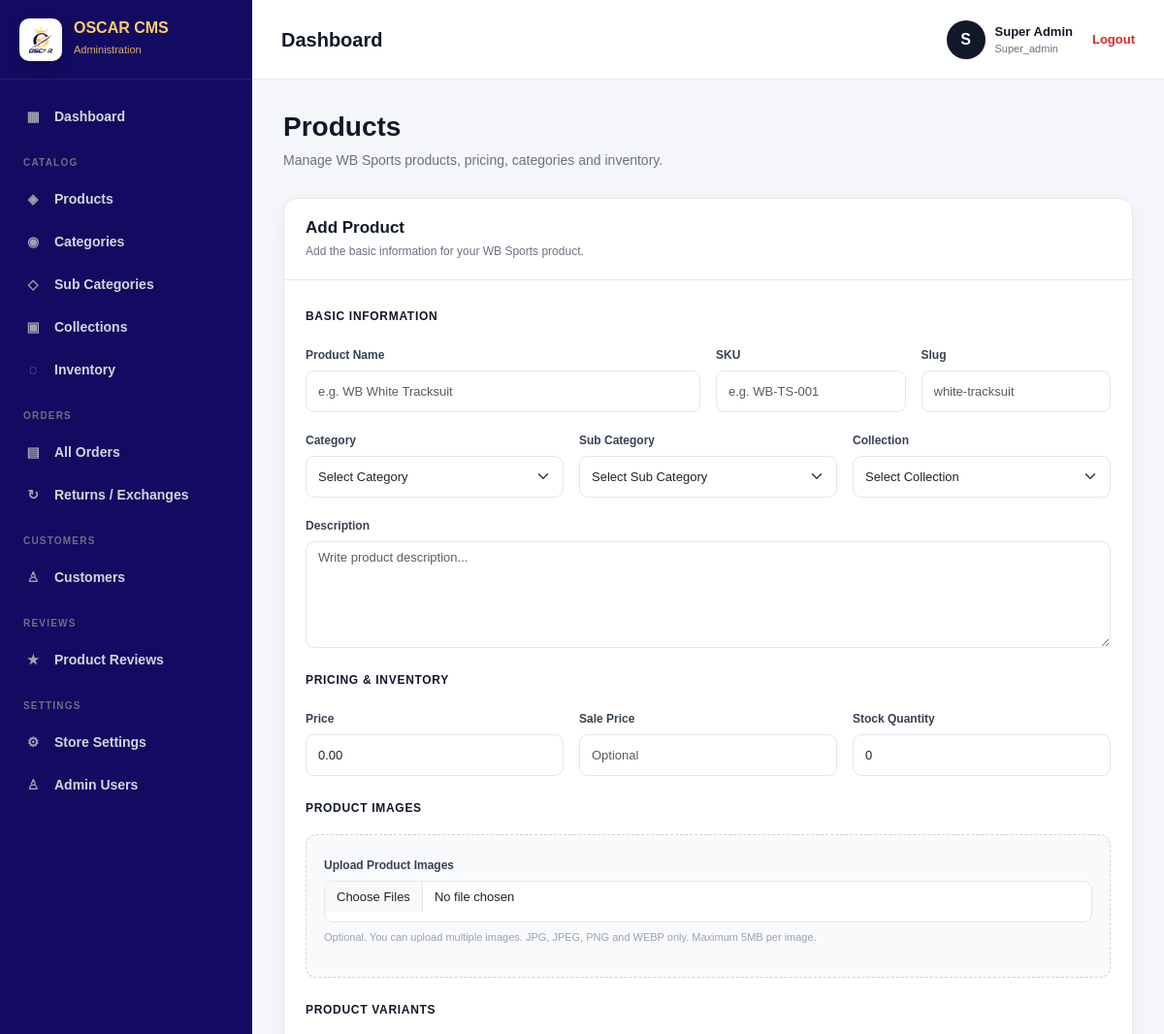
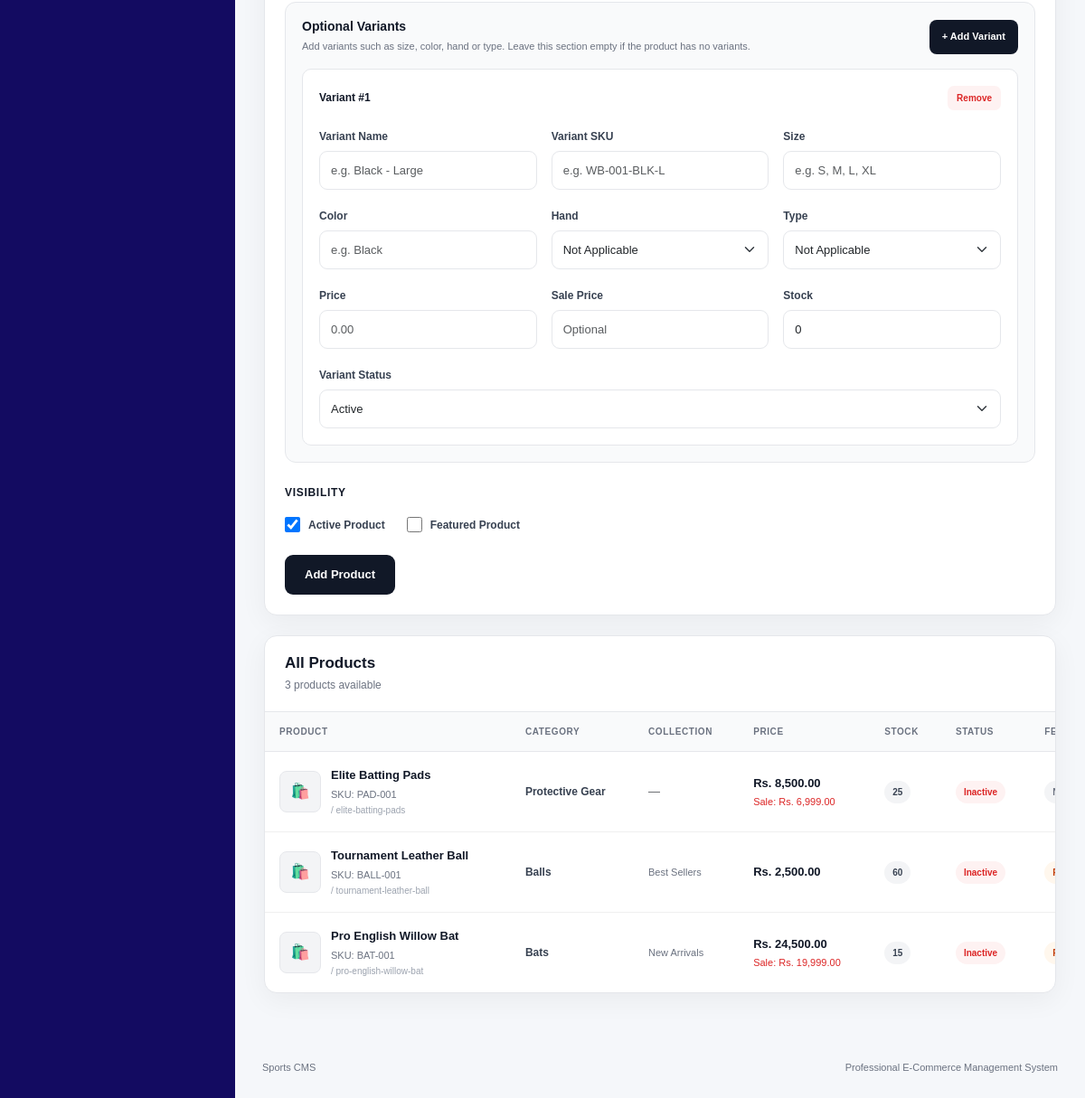
Screenshot of /admin/products.php (signed in) with the database file from the repository (2 pictures, top to bottom).
### tables this page shows
CREATE TABLE products (
    id INT UNSIGNED AUTO_INCREMENT PRIMARY KEY,
    name VARCHAR(200) NOT NULL,
    slug VARCHAR(220) NOT NULL UNIQUE,
    sku VARCHAR(100) NULL,
    category_id INT UNSIGNED NULL,
    sub_category_id INT UNSIGNED NULL,
    collection_id INT UNSIGNED NULL,
    description TEXT NULL,
    price DECIMAL(10,2) NOT NULL DEFAULT 0,
    sale_price DECIMAL(10,2) NULL,
    stock_quantity INT NOT NULL DEFAULT 0,
    status ENUM('active', 'inactive') NOT NULL DEFAULT 'active',
    featured TINYINT(1) NOT NULL DEFAULT 0,
    created_at TIMESTAMP DEFAULT CURRENT_TIMESTAMP,
    updated_at TIMESTAMP DEFAULT CURRENT_TIMESTAMP ON UPDATE CURRENT_TIMESTAMP,
    FOREIGN KEY (category_id) REFERENCES categories(id) ON DELETE SET NULL,
    FOREIGN KEY (sub_category_id) REFERENCES sub_categories(id) ON DELETE SET NULL,
    FOREIGN KEY (collection_id) REFERENCES collections(id) ON DELETE SET NULL
);

CREATE TABLE categories (
    id INT UNSIGNED AUTO_INCREMENT PRIMARY KEY,
    name VARCHAR(150) NOT NULL,
    slug VARCHAR(170) NOT NULL UNIQUE,
    description TEXT NULL,
    status TINYINT(1) NOT NULL DEFAULT 1,
    sort_order INT NOT NULL DEFAULT 0,
    created_at TIMESTAMP DEFAULT CURRENT_TIMESTAMP,
    updated_at TIMESTAMP DEFAULT CURRENT_TIMESTAMP ON UPDATE CURRENT_TIMESTAMP
);

CREATE TABLE collections (
    id INT UNSIGNED AUTO_INCREMENT PRIMARY KEY,
    name VARCHAR(150) NOT NULL,
    slug VARCHAR(170) NOT NULL UNIQUE,
    description TEXT NULL,
    status TINYINT(1) NOT NULL DEFAULT 1,
    sort_order INT NOT NULL DEFAULT 0,
    created_at TIMESTAMP DEFAULT CURRENT_TIMESTAMP,
    updated_at TIMESTAMP DEFAULT CURRENT_TIMESTAMP ON UPDATE CURRENT_TIMESTAMP
);

### admin/products.php (the view, shortened to what the rows shown need)
<?php
require_once "../config/database.php";
$productsStmt = $pdo->query("
    SELECT
        p.*,
        c.name AS category_name,
        sc.name AS sub_category_name,
        col.name AS collection_name
    FROM products p
    LEFT JOIN categories c
        ON c.id = p.category_id
    LEFT JOIN sub_categories sc
        ON sc.id = p.sub_category_id
    LEFT JOIN collections col
        ON col.id = p.collection_id
    ORDER BY p.id DESC
");
$products =
    $productsStmt->fetchAll();
$productImageData = [];
?>
<!DOCTYPE html>
<html lang="en">
<head>
    <link
        href="https://cdn.jsdelivr.net/npm/bootstrap@5.3.3/dist/css/bootstrap.min.css"
        rel="stylesheet"
    >
    <link
        rel="stylesheet"
        href="assets/css/admin.css"
    >
</head>
<body>
<div class="admin-layout">
    <div class="main-area">
        <main class="page-content">
            <div class="page-heading">
                <h1>Products</h1>
            </div>
            <div class="product-table-card">
                <?php if (!empty($products)): ?>
                    <div class="product-table-wrap">
                        <table class="product-table">
                            <thead>
                                <tr>
                                    <th>
                                        Product
                                    </th>
                                    <th>
                                        Category
                                    </th>
                                    <th>
                                        Collection
                                    </th>
                                    <th>
                                        Price
                                    </th>
                                    <th>
                                        Stock
                                    </th>
                                    <th>
                                        Status
                                    </th>
                                    <th>
                                        Featured
                                    </th>
                                </tr>
                            </thead>
                            <tbody>
                                <?php foreach ($products as $product): ?>
                                    <?php
                                    $productId =
                                        (int) $product["id"];
                                    $imageInfo =
                                        $productImageData[$productId]
                                        ?? null;
                                    $primaryImage =
                                        $imageInfo["primary_image"]
                                        ?? null;
                                    ?>
                                    <tr>
                                        <td>
                                            <div class="product-table-product-cell">
                                                <div class="table-product-image-wrap">
                                                    <?php if (!empty($primaryImage)): ?>
                                                        <img
                                                            src="../<?php echo htmlspecialchars($primaryImage); ?>"
                                                            alt="<?php echo htmlspecialchars($product["name"]); ?>"
                                                            class="table-product-image"
                                                        >
                                                    <?php else: ?>
                                                        <div class="table-product-image-placeholder">
                                                            🛍️
                                                        </div>
                                                    <?php endif; ?>
                                                </div>
                                                <div>
                                                    <div class="product-name">
                                                        <?php
                                                        echo htmlspecialchars(
                                                            $product["name"]
                                                        );
                                                        ?>
                                                    </div>
                                                    <?php if (!empty($product["sku"])): ?>
                                                        <div class="product-sku">
                                                            SKU:
                                                            <?php
                                                            echo htmlspecialchars(
                                                                $product["sku"]
                                                            );
                                                            ?>
                                                        </div>
                                                    <?php endif; ?>
                                                    <div class="product-slug">
                                                        /
                                                        <?php
                                                        echo htmlspecialchars(
                                                            $product["slug"]
                                                        );
                                                        ?>
                                                    </div>
                                                </div>
                                            </div>
                                        </td>
                                        <td>
                                            <?php if (!empty($product["category_name"])): ?>
                                                <div class="category-text">
                                                    <?php
                                                    echo htmlspecialchars(
                                                        $product["category_name"]
                                                    );
                                                    ?>
                                                </div>
                                            <?php else: ?>
                                                <span class="text-muted">
                                                    —
                                                </span>
                                            <?php endif; ?>
                                        </td>
                                        <td>
                                            <?php if (!empty($product["collection_name"])): ?>
                                                <span class="collection-text">
                                                    <?php
                                                    echo htmlspecialchars(
                                                        $product["collection_name"]
                                                    );
                                                    ?>
                                                </span>
                                            <?php else: ?>
                                                <span class="text-muted">
                                                    —
                                                </span>
                                            <?php endif; ?>
                                        </td>
                                        <td>
                                            <div class="price-main">
                                                Rs.
                                                <?php
                                                echo number_format(
                                                    (float) $product["price"],
                                                    2
                                                );
                                                ?>
                                            </div>
                                            <?php if (
                                                $product["sale_price"] !== null
                                            ): ?>
                                                <div class="price-sale">
                                                    Sale:
                                                    Rs.
                                                    <?php
                                                    echo number_format(
                                                        (float) $product["sale_price"],
                                                        2
                                                    );
                                                    ?>
                                                </div>
                                            <?php endif; ?>
                                        </td>
                                        <td>
                                            <?php
                                            $stock =
                                                (int) $product["stock_quantity"];
                                            if ($stock <= 0) {
                                                $stockClass =
                                                    "stock-out";
                                                $stockText =
                                                    "Out of Stock";
                                            } elseif ($stock <= 5) {
                                                $stockClass =
                                                    "stock-low";
                                                $stockText =
                                                    $stock . " Low";
                                            } else {
                                                $stockClass =
                                                    "";
                                                $stockText =
                                                    $stock;
                                            }
                                            ?>
                                            <span
                                                class="stock-badge <?php echo $stockClass; ?>"
                                            >
                                                <?php
                                                echo htmlspecialchars(
                                                    $stockText
                                                );
                                                ?>
                                            </span>
                                        </td>
                                        <td>
                                            <?php if (
                                                (int) $product["status"] === 1
                                            ): ?>
                                                <span class="status-badge status-active">
                                                    Active
                                                </span>
                                            <?php else: ?>
                                                <span class="status-badge status-inactive">
                                                    Inactive
                                                </span>
                                            <?php endif; ?>
                                        </td>
                                        <td>
                                            <?php if (
                                                (int) $product["featured"] === 1
                                            ): ?>
                                                <span class="featured-badge featured-yes">
                                                </span>
                                            <?php else: ?>
                                                <span class="featured-badge featured-no">
                                                </span>
                                            <?php endif; ?>
                                        </td>
                                    </tr>
                                <?php endforeach; ?>
                            </tbody>
                        </table>
                    </div>
                <?php endif; ?>
            </div>
        </main>
    </div>
</div>
</body>
</html>

### rows the page displays
products: name "Elite Batting Pads", sku "PAD-001", slug "elite-batting-pads", category.name "Protective Gear", price "8,500.00", sale_price "6,999.00", stock_quantity "25", status "Inactive"
products: name "Tournament Leather Ball", sku "BALL-001", slug "tournament-leather-ball", category.name "Balls", collection.name "Best Sellers", price "2,500.00", stock_quantity "60", status "Inactive"
products: name "Pro English Willow Bat", sku "BAT-001", slug "pro-english-willow-bat", category.name "Bats", collection.name "New Arrivals", price "24,500.00", sale_price "19,999.00", stock_quantity "15", status "Inactive"

### other values shown
substr($admin_name, 0, 1) "S"
$admin_name "Super Admin"
$admin_role "Super_admin"
count($products) "3"
